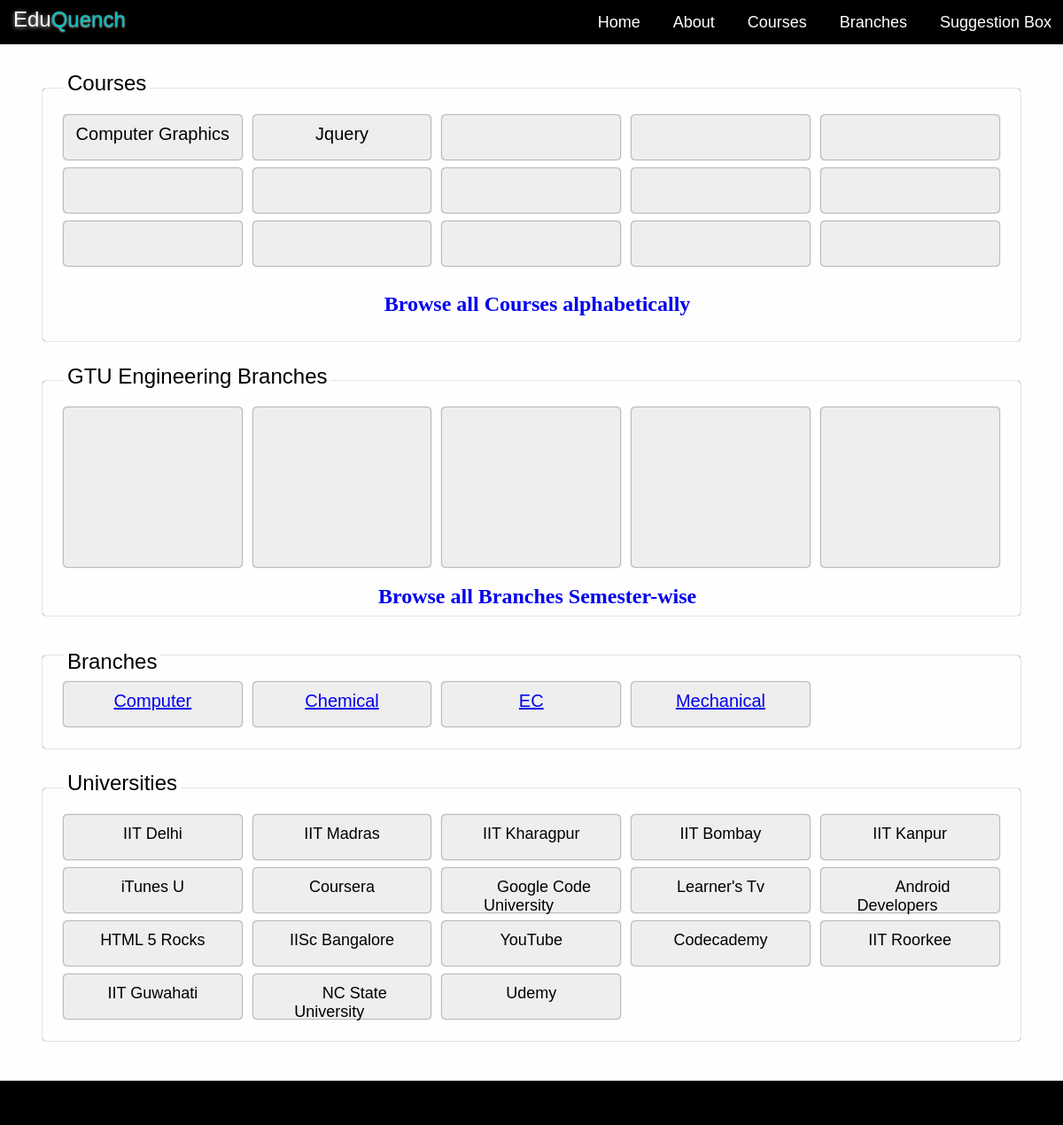
Page /test.php on the committed database.
### tables this page shows
CREATE TABLE IF NOT EXISTS `branch` (
  `br_id` int(11) unsigned NOT NULL AUTO_INCREMENT,
  `br_name` varchar(25) NOT NULL DEFAULT '',
  `strm_id` int(11) unsigned NOT NULL,
  PRIMARY KEY (`br_id`),
  KEY `stream` (`strm_id`)
);

CREATE TABLE IF NOT EXISTS `university` (
  `uni_id` int(11) unsigned NOT NULL AUTO_INCREMENT,
  `uni_name` varchar(255) NOT NULL DEFAULT '',
  PRIMARY KEY (`uni_id`)
);

### library/branch-functions.php (called while the page is built, shortened)
<?php
require_once "config.php";
require_once "database.php";
function listBranch()
{
   $sql = "select * from branch";
   $result = dbQuery($sql);
   $resultArray = dbResultToArray($result);
   return $resultArray;
}
?>

### library/database.php (called while the page is built, shortened)
<?php
function dbQuery($sql)
{
	$result = mysql_query($sql) or die(mysql_error());
	return $result;
}
function dbResultToArray($result)
{
	$resultArray = array();
	while($row=dbFetchArray($result,MYSQL_BOTH))
	{
	  $resultArray[] = $row;
	}
	 return $resultArray;
}
function dbFetchArray($result, $resultType = MYSQL_NUM) {
	return mysql_fetch_array($result, $resultType);
}
?>

### library/university-functions.php (called while the page is built, shortened)
<?php
require_once "config.php";
require_once "database.php";
function listUniversity()
{
   $sql = "select * from university";
   $result = dbQuery($sql);
   $resultArray = dbResultToArray($result);
   return $resultArray;
}
?>

### test.php (the view, shortened to what this page needs)
<?php
require_once "library/config.php";
require_once "library/database.php";
require_once "library/university-functions.php";
require_once "library/branch-functions.php";
?>
<!DOCTYPE html PUBLIC "-//W3C//DTD XHTML 1.0 Transitional//EN" "http://www.w3.org/TR/xhtml1/DTD/xhtml1-transitional.dtd">
<html xmlns="http://www.w3.org/1999/xhtml">
<head>
<link rel="stylesheet" href="test.css"/>
<link rel="stylesheet" href="css/navigation.css"/>
</head>
<body>
	<div id="main">
	<div id="header">
    	<div id="logo">
    	 <span id="logo1">Edu</span><span id="logo2">Quench</span>
         </div>
  <div id="navigation">
  <?php require 'navigation.php'; ?>
  </div>
    </div>
	<div id="content">
    	<div id="courses" class="subContent">
        	<span class="title">Courses</span>
            <div class="row">
  			<div  class="subCourses">Computer Graphics</div>
  			<div  class="subCourses">Jquery</div>
		  	<div  class="subCourses"></div>
  			<div  class="subCourses"></div>
  			<div  class="subCourses"></div>
            </div>
            <div class="row">
            <div  class="subCourses"></div>
  			<div  class="subCourses"></div>
		  	<div  class="subCourses"></div>
  			<div  class="subCourses"></div>
  			<div  class="subCourses"></div>
            </div>
            <div class="row">
            <div  class="subCourses"></div>
  			<div  class="subCourses"></div>
		  	<div  class="subCourses"></div>
  			<div  class="subCourses"></div>
  			<div  class="subCourses"></div>
            </div>
            <div class="row">
            <div id="seeAllCourses" class="subContent"><a href="allCourses.php"><h2>Browse all Courses alphabetically</h2></a>
            </div>
        </div>
		</div>
		<div id="gtu" class="subContent">
        <span class="title">GTU Engineering Branches</span>
        <div class="row">
  			<div id="gtu1" class="subGtu"> </div>
  			<div id="gtu2" class="subGtu"> </div>
 			 <div id="gtu3" class="subGtu"> </div>
 			 <div id="gtu4" class="subGtu"> </div>
 			 <div id="gtu5" class="subGtu"> </div>
        </div>
             <div class="row">
             <div id="seeAllGtu" class="subContent"><a href="##"><h2>Browse all Branches Semester-wise</h2></a></div>
             </div>
		</div>
		<div id="branches" class="subContent">
        <span class="title">Branches</span>
     		<?php
   				$result = listBranch();
				$num=count($result);
				    for($i=0;$i<$num;$i++)
				       {
					   		if($i%5==0)
					   		{
			?>
						  <div class="row">
             <?php
					  		}
							extract($result[$i]);
			?>
				 <div class="subBranches">
				     <a href="allCourses.php?brId=<?php echo $br_id ?>"><span> <?php echo $br_name; ?></span> </a>
	    		 </div>
					<?php
				      }
					?>
        </div>
        </div>
<div id="universities" class="subContent">
        <span class="title">Universities</span>
     		<?php
   				$result = listUniversity();
				$num=count($result);
				    for($i=0;$i<$num;$i++)
				       {
					   		if($i%5==0)
					   		{
			?>
						  <div class="row">
             <?php
					  		}
							extract($result[$i]);
			?>
				 <div id="uninames">
				     <span> <?php echo $uni_name; ?></span>
	    		 </div>
  			       <?php
  						if($i%5==4)
							{
					?>
                    </div>
					<?php
							}
				      }
					?>
        </div>
        </div>
    </div>
    <div id="footer">
    </div>
	</div>
</body>
</html>

### test.css (style rules this page uses)
html,body { padding:0; margin:0; height:100%; width:100%; min-width:1000px; background:#fefefe; }
#main { position:relative; min-height:100%; }
#header { position:fixed; top:0px; height:50px; width:auto; min-width:100%; background:#000; z-index:100; padding-left:15px; }
#header #logo { display:inline-block; position:absolute; top:8px; font-size:24px; width:50%; font-family:Tahoma, Geneva, sans-serif; }
#header #logo1 { color:#fff; text-shadow:0px 1px 5px #CCC; }
#header #logo2 { color:#00C2C2; text-shadow:0px 1px 2px #CCC; }
#header #navigation { display:inline-block; width:49%; position:relative; left:51%; }
#content { position:relative; padding-bottom:50px; padding-top:100px; }
#courses { position : relative; width:88%; margin-left:4%; margin-right:4%; border-radius:4px; box-shadow:0px 0px 1px #000; background:#fefefe; margin-bottom:45px; padding-top:30px; padding-left:2%; padding-right:2%; padding-bottom:15px; }
span.title { display:block; position:absolute; top:-7%; font-family:Tahoma, Geneva, sans-serif; font-size:24px; color:#000; text-shadow:0px 0px 1px #fff; background:#fefefe; padding-left:4px; padding-right:4px; }
div.row { position:relative; top:0px; left:0px; width:100%; height:50px; margin-bottom:10px; }
#courses .subCourses { width:19%; background:#eee; height:20px; float:left; border-radius:4px; box-shadow:0px 0px 2px #000; font-family:Tahoma, Geneva, sans-serif; font-size:20px; padding-top:10px; padding-bottom:20px; text-align:center; }
#courses div.row { position:relative; top:0px; left:0px; width:100%; height:50px; margin-bottom:10px; }
div.row div:first-child { margin-left:0%; margin-right:0.62%; }
div.row div { margin-left:0.62%; margin-right:0.62%; }
div.row div:last-child { margin-right:0%; margin-left:0.62%; }
#seeAllCourses { position:absolute; top:0px; width:100%; height:50px; color:#000; }
#seeAllCourses h2 { top:7px; text-align:center; }
#seeAllCourses a { text-decoration:none; }
#gtu { position : relative; width:88%; margin-left:4%; margin-right:4%; border-radius:4px; box-shadow:0px 0px 1px #000; background:#fefefe; margin-bottom:45px; padding-top:30px; padding-left:2%; padding-right:2%; padding-bottom:15px; }
#gtu div.row { position:relative; top:0px; left:0px; width:100%; height:150px; margin-bottom:10px; }
#gtu div.row:last-child { position:relative; top:0px; left:0px; width:100%; height:50px; margin-bottom:10px; }
#gtu .subGtu { width:19%; background:#eee; height:150px; float:left; border-radius:4px; box-shadow:0px 0px 2px #000; font-family:Tahoma, Geneva, sans-serif; font-size:20px; padding-top:10px; padding-bottom:20px; text-align:center; }
#seeAllGtu { position:absolute; top:20px; width:100%; height:50px; color:#000; }
#seeAllGtu h2 { top:7px; text-align:center; }
#seeAllGtu a { text-decoration:none; }
#branches { position : relative; width:88%; margin-left:4%; margin-right:4%; border-radius:4px; box-shadow:0px 0px 1px #000; background:#fefefe; margin-bottom:45px; padding-top:30px; padding-left:2%; padding-right:2%; padding-bottom:15px; }
#branches div.row { position:relative; top:0px; left:0px; width:100%; height:50px; margin-bottom:10px; }
#branches .subBranches { width:19%; background:#eee; height:20px; float:left; border-radius:4px; box-shadow:0px 0px 2px #000; font-family:Tahoma, Geneva, sans-serif; font-size:20px; padding-top:10px; padding-bottom:20px; text-align:center; }
#universities { position : relative; width:88%; margin-left:4%; margin-right:4%; border-radius:4px; box-shadow:0px 0px 1px #000; background:#fefefe; margin-bottom:45px; padding-top:30px; padding-left:2%; padding-right:2%; padding-bottom:15px; }
#universities div.row { position:relative; top:0px; left:0px; width:100%; height:50px; margin-bottom:10px; }
#universities #uninames { width:19%; background:#eee; height:20px; float:left; border-radius:4px; box-shadow:0px 0px 2px #000; font-family:Tahoma, Geneva, sans-serif; font-size:20px; padding-top:10px; padding-bottom:20px; text-align:center; }
#universities #uninames span { text-align:center; font-size:18px; padding:28.5px; }
#footer { position:absolute; bottom:0px; height:50px; width:100%; background:#000; }

### rows in the picture
branch: br_name "Computer"
branch: br_name "Chemical"
branch: br_name "EC"
branch: br_name "Mechanical"
university: uni_name "IIT Delhi"
university: uni_name "IIT Madras"
university: uni_name "IIT Kharagpur"
university: uni_name "IIT Bombay"
university: uni_name "IIT Kanpur"
university: uni_name "iTunes U"
university: uni_name "Coursera"
university: uni_name "Google Code University"
university: uni_name "Learner's Tv"
university: uni_name "Android Developers"
university: uni_name "HTML 5 Rocks"
university: uni_name "IISc Bangalore"
university: uni_name "YouTube"
university: uni_name "Codecademy"
university: uni_name "IIT Roorkee"
university: uni_name "IIT Guwahati"
university: uni_name "NC State University"
university: uni_name "Udemy"
